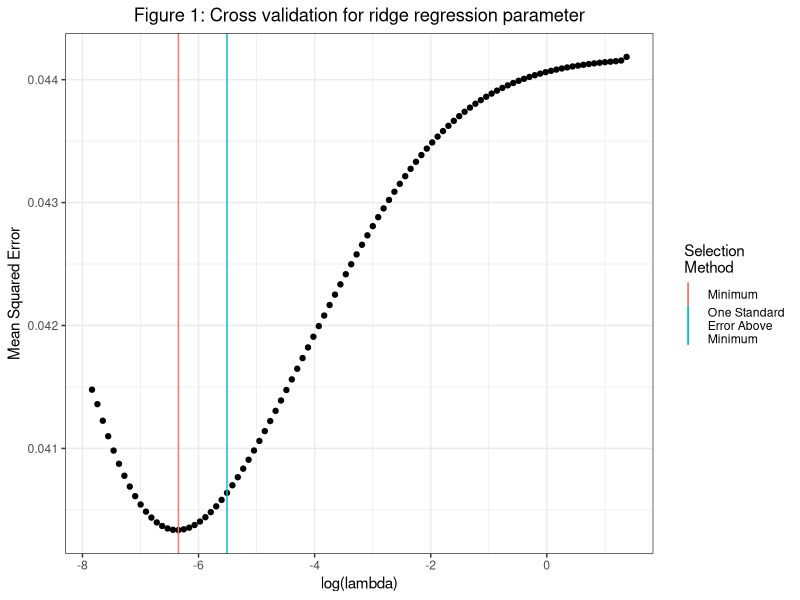
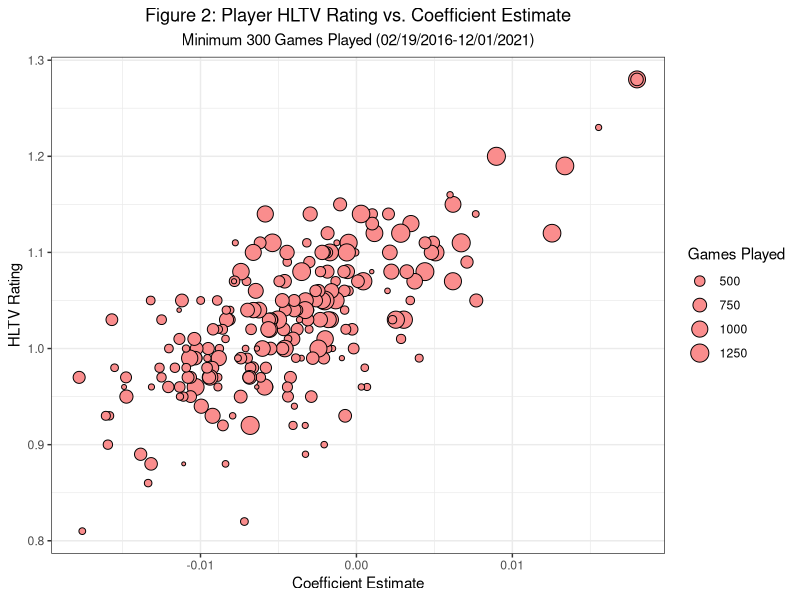

These charts were generated, in order, by the following R code:
## ---- chunk 1
knitr::opts_chunk$set(echo = TRUE)
## ---- chunk 2
library(tidyverse)
fin <- read_csv('data/results.csv')
cv <- read_csv('data/crossValidation.csv')
## ---- chunk 3
ggplot(cv,aes(logLambda,mse)) +
    geom_point() +
    geom_vline(aes(xintercept=cv$lambdaOSE[1],color='One Standard\nError Above\nMinimum'),show.legend=T) +
    geom_vline(aes(xintercept=cv$lambdaMin[1],color='Minimum'),show.legend=T) +
    theme_bw() +
    labs(x=paste0('log(lambda)'),y='Mean Squared Error',
         title='Figure 1: Cross validation for ridge regression parameter',
         color='  Selection\n  Method') +
    theme(plot.title=element_text(hjust=0.5))
## ---- chunk 4
ggplot(filter(fin,mapsPlayed > 300),
       aes(x=impact,y=rating,size=mapsPlayed)) +
    geom_point(color='black',fill='#FA8D8D',pch=21) +
    theme_bw() +
    labs(x='Coefficient Estimate',y='HLTV Rating',
         title='Figure 2: Player HLTV Rating vs. Coefficient Estimate',
         subtitle='Minimum 300 Games Played (02/19/2016-12/01/2021)',
         size='Games Played') +
    theme(plot.title = element_text(hjust=0.5),
          plot.subtitle = element_text(hjust=0.5))
